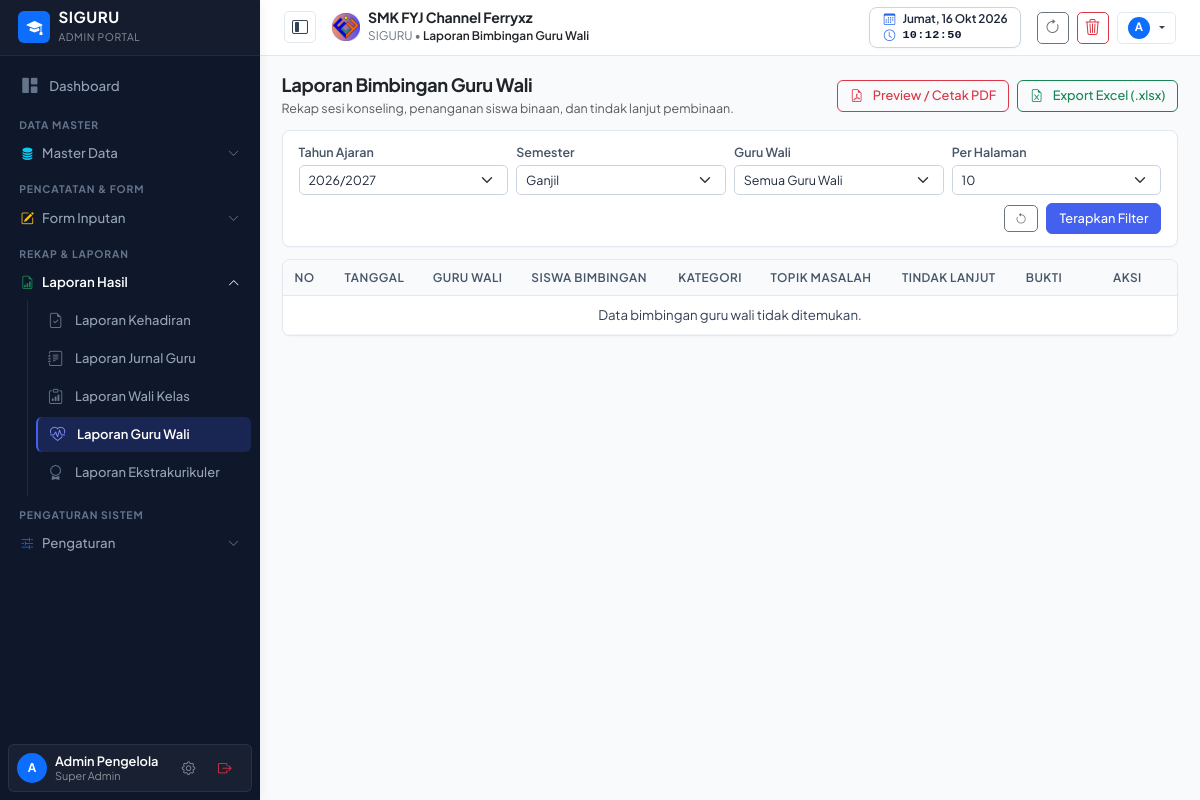
/laporan-guruwali.php (signed in), run on the app's committed database.
### tables this page shows
CREATE TABLE pengaturan (
    id INTEGER PRIMARY KEY AUTOINCREMENT,
    logo TEXT DEFAULT 'assets/images/logo.png',
    nama_sekolah TEXT DEFAULT 'SMK NEGERI 1 CONTOH',
    tahun_ajaran TEXT DEFAULT '2026/2027',
    semester TEXT DEFAULT 'Ganjil',
    kelas TEXT DEFAULT 'X RPL 1, X RPL 2, XI RPL 1, XI RPL 2, XII RPL 1, XII RPL 2',
    mata_pelajaran TEXT DEFAULT 'Matematika, Bahasa Indonesia, Pemrograman Web, Basis Data, Bahasa Inggris, PJOK, Pendidikan Agama',
    folder_jurnal TEXT,
    folder_foto TEXT,
    folder_guru_wali TEXT,
    folder_wali TEXT,
    folder_ekstra TEXT,
    link_db_absen TEXT,
    link_db_jurnal TEXT,
    link_db_guru_wali TEXT,
    link_db_wali TEXT,
    link_db_ekstra TEXT,
    list_ekstrakurikuler TEXT DEFAULT 'Pramuka, Paskibra, Futsal, Basket, Rohis, PMR, Desain Grafis, Robotik',
    kepala_sekolah TEXT DEFAULT 'Drs. H. Ahmad Fauzi, M.Pd.',
    nip_kepala_sekolah TEXT DEFAULT '19750815 199903 1 002'
, kop_surat TEXT DEFAULT 'assets/images/kop_surat.png', kop_size TEXT DEFAULT '90', kabupaten TEXT DEFAULT 'Klungkung', ttd_kepsek TEXT DEFAULT 'https://drive.google.com/thumbnail?id=1GUfUommgYjV-cnhU0tTB8kRJy8iXagkI', list_tahun_ajaran TEXT DEFAULT '["2025/2026", "2026/2027", "2027/2028"]');

### config/helper.php (called while the page is built, shortened)
<?php
require_once __DIR__ . '/auth.php';
function getSettings() {
    $pdo = getDBConnection();
    try {
        static $checkedMigration = false;
        if (!$checkedMigration) {
            $checkedMigration = true;
            if (DB_DRIVER === 'sqlite') {
                $cols = $pdo->query("PRAGMA table_info(pengaturan)")->fetchAll(PDO::FETCH_COLUMN, 1);
            } else {
                $cols = $pdo->query("SHOW COLUMNS FROM pengaturan LIKE 'list_tahun_ajaran'")->fetchAll();
                if (empty($cols)) {
                    $pdo->exec("ALTER TABLE pengaturan ADD COLUMN list_tahun_ajaran TEXT DEFAULT '[\"2025/2026\", \"2026/2027\", \"2027/2028\"]'");
                }
            }
        }
        $stmt = $pdo->query("SELECT * FROM pengaturan LIMIT 1");
        $res = $stmt->fetch();
        if ($res) {
            return $res;
        }
    } catch (Exception $e) {}
    return [
        'id' => 1,
        'logo' => 'assets/images/logo.png',
        'nama_sekolah' => 'SMK FYJ Channel Ferryxz',
        'tahun_ajaran' => '2026/2027',
        'list_tahun_ajaran' => json_encode(['2025/2026', '2026/2027', '2027/2028']),
        'semester' => 'Ganjil',
        'kelas' => 'XI DKV 1, XI DKV 2, XII DKV, X DKV',
        'mata_pelajaran' => '["Perangkat Lunak Desain", "Proses Produksi Desain", "Desain Breif", "Karya Desain", "Kreativitas, Inovasi, dan Kewirausahaan", "Seni Budaya", "Seni Rupa"]',
        'folder_jurnal' => 'https://drive.google.com/drive/folders/1g1iaALpfRo8oovkJNoPxy_MIDLv5axEB?usp=drive_link',
        'folder_foto' => 'https://drive.google.com/drive/folders/1PmA4EHMEVfgbup9ZJuBrIlFzg37gsQO3?usp=sharing',
        'folder_guru_wali' => 'https://drive.google.com/drive/folders/12RUHlItCa8smp58-aixHOTWHld21md9_?usp=drive_link',
        'folder_wali' => 'https://drive.google.com/drive/folders/1uNSsLv2rUUC1c_ykBhnkzQ7y43DRxaDj?usp=drive_link',
        'folder_ekstra' => 'https://drive.google.com/drive/folders/1Jf8BcS1jHO1wUYCzk6dQi9_sy7BRyroM?usp=drive_link',
        'link_db_absen' => '',
        'link_db_jurnal' => '',
        'link_db_guru_wali' => '',
        'link_db_wali' => '',
        'link_db_ekstra' => '',
        'list_ekstrakurikuler' => 'Pramuka, Paskibra, Futsal, Basket, Rohis, PMR, Desain Grafis, Robotik',
        'kepala_sekolah' => 'Drs. H. Ahmad Fauzi, M.Pd.',
        'nip_kepala_sekolah' => '19750815 199903 1 002',
        'kop_surat' => 'assets/images/kop_surat.png',
        'kop_size' => '90',
        'kabupaten' => 'Klungkung',
        'ttd_kepsek' => 'https://drive.google.com/thumbnail?id=1GUfUommgYjV-cnhU0tTB8kRJy8iXagkI'
    ];
}
$settings = getSettings();
function getDaftarTahunAjaran() {
    global $settings;
    $list = [];
    if (!empty($settings['list_tahun_ajaran'])) {
        $list = getListOptions($settings['list_tahun_ajaran']);
    }
    sort($list);
    return array_values(array_filter(array_unique($list)));
}
function getListOptions(string|array|null $stringOrJson): array {
    $str = trim((string)$stringOrJson);
    if ((strpos($str, '[') === 0 && substr($str, -1) === ']') || (strpos($str, '{') === 0 && substr($str, -1) === '}')) {
        $decoded = json_decode($str, true);
        if (is_array($decoded)) {
            $cleaned = array_values(array_filter(array_map('trim', $decoded), function($x) {
                return $x !== '' && $x !== '[]' && !in_array($x, ['«', '»', '&lt;', '&gt;', '<', '>']) && stripos($x, 'c_rgszSh') === false;
            }));
            return $cleaned;
        }
    }
    $reconstructed = [];
    return array_values(array_unique(array_filter($reconstructed)));
}

### config/auth.php (called while the page is built, shortened)
<?php
function isLoggedIn() {
    return isset($_SESSION['user_id']) && !empty($_SESSION['user_id']);
}
function currentUser() {
    return [
        'id' => $_SESSION['user_id'] ?? null,
        'username' => $_SESSION['username'] ?? '',
        'nama' => $_SESSION['nama'] ?? '',
        'nip' => $_SESSION['nip'] ?? '',
        'hak_akses' => $_SESSION['hak_akses'] ?? 'Pelihat',
        'foto' => $_SESSION['foto'] ?? ''
    ];
}
function isSuperAdmin() {
    $user = currentUser();
    $role = $user['hak_akses'] ?? '';
    if ($role === 'Super Admin' || $role === 'admin') return true;
    $roles = array_map('trim', explode(',', $role));
    return in_array('Super Admin', $roles) || in_array('admin', $roles);
}

### laporan-guruwali.php (the view, shortened to what this page needs)
<?php
require_once __DIR__ . '/config/auth.php';
require_once __DIR__ . '/config/helper.php';
$taList = getDaftarTahunAjaran();
$filterTA = $_GET['ta'] ?? $settings['tahun_ajaran'];
$filterSemester = $_GET['semester'] ?? $settings['semester'];
$currentUser = currentUser();
if (!isSuperAdmin() && !isPelihat()) {
    $filterGuru = $currentUser['nama'] ?? '';
} else {
    $filterGuru = $_GET['guru'] ?? '';
}
$pageTitle = 'Laporan Bimbingan Guru Wali';
require_once __DIR__ . '/views/header.php';
require_once __DIR__ . '/views/sidebar.php';
$rawLimit = isset($_GET['limit']) ? (int)$_GET['limit'] : 10;
$limit = in_array($rawLimit, [10, 20, 50, 100, 250, 500]) ? $rawLimit : 10;
$page = max(1, (int)($_GET['page'] ?? 1));
$offset = ($page - 1) * $limit;
$whereClauses = ["tahun_ajaran = ?", "semester = ?"];
$params = [$filterTA, $filterSemester];
$sqlWhere = "WHERE " . implode(" AND ", $whereClauses);
$stmt = $pdo->prepare("SELECT * FROM hasil_guru_wali $sqlWhere ORDER BY tanggal DESC, id DESC LIMIT $limit OFFSET $offset");
$stmt->execute($params);
$gwRows = $stmt->fetchAll();
$printUrl = 'print-laporan.php?' . http_build_query([
    'type' => 'guruwali',
    'ta' => $filterTA,
    'semester' => $filterSemester,
    'guru' => $filterGuru
]);
?>
<main class="content-wrapper">
    <div class="d-flex flex-wrap align-items-center justify-content-between mb-4">
        <div>
            <h4 class="fw-bold text-dark mb-1">Laporan Bimbingan Guru Wali</h4>
            <p class="text-muted small mb-0">Rekap sesi konseling, penanganan siswa binaan, dan tindak lanjut pembinaan.</p>
        </div>
        <div class="d-flex gap-2 mt-2 mt-md-0">
            <a href="<?= $printUrl ?>" target="_blank" class="btn btn-outline-danger rounded-pill px-3 btn-sm">
                <i class="bi bi-file-earmark-pdf me-1"></i> Preview / Cetak PDF
            </a>
            <a href="?<?= http_build_query(array_merge($_GET, ['export' => 'xlsx'])) ?>" class="btn btn-outline-success rounded-pill px-3 btn-sm">
                <i class="bi bi-file-earmark-excel me-1"></i> Export Excel (.xlsx)
            </a>
        </div>
    </div>
    <div class="card card-table p-3 mb-4">
        <form method="GET" class="row g-2 align-items-center">
            <div class="col-md-3 col-6">
                <label class="form-label small text-muted mb-0">Tahun Ajaran</label>
                <select name="ta" class="form-select form-select-sm">
                    <?php foreach ($taList as $taOpt): ?>
                        <option value="<?= htmlspecialchars($taOpt) ?>" <?= $filterTA === $taOpt ? 'selected' : '' ?>>
                            <?= htmlspecialchars($taOpt) ?>
                        </option>
                    <?php endforeach; ?>
                </select>
            </div>
            <div class="col-md-3 col-6">
                <label class="form-label small text-muted mb-0">Semester</label>
                <select name="semester" class="form-select form-select-sm">
                    <option value="Ganjil" <?= $filterSemester === 'Ganjil' ? 'selected' : '' ?>>Ganjil</option>
                </select>
            </div>
            <div class="col-md-3 col-6">
                <label class="form-label small text-muted mb-0">Guru Wali</label>
                <?php if (isSuperAdmin() || isPelihat()): ?>
                    <select name="guru" class="form-select form-select-sm">
                        <option value="">Semua Guru Wali</option>
                    </select>
                <?php endif; ?>
            </div>
            <div class="col-md-3 col-6">
                <label class="form-label small text-muted mb-0">Per Halaman</label>
                <select name="limit" class="form-select form-select-sm">
                    <?php foreach ([10, 20, 50, 100, 250, 500] as $opt): ?>
                        <option value="<?= $opt ?>" <?= $limit == $opt ? 'selected' : '' ?>><?= $opt ?></option>
                    <?php endforeach; ?>
                </select>
            </div>
            <div class="col-12 text-end mt-2 d-flex justify-content-end align-items-center gap-2">
                <a href="laporan-guruwali.php" class="btn btn-outline-secondary btn-sm rounded-circle p-1 px-2" title="Reset Filter">
                    <i class="bi bi-arrow-counterclockwise"></i>
                </a>
                <button type="submit" class="btn btn-primary btn-sm rounded-pill px-4">Terapkan Filter</button>
            </div>
        </form>
    </div>
    <div class="card card-table overflow-hidden">
        <div class="table-responsive">
            <table class="table table-custom align-middle mb-0">
                <thead>
                    <tr>
                        <th style="width: 50px;">No</th>
                        <th>Tanggal</th>
                        <th>Guru Wali</th>
                        <th>Siswa Bimbingan</th>
                        <th>Kategori</th>
                        <th>Topik Masalah</th>
                        <th>Tindak Lanjut</th>
                        <th>Bukti</th>
                        <th style="width: 100px;" class="text-center">Aksi</th>
                    </tr>
                </thead>
                <tbody>
                    <?php if (empty($gwRows)): ?>
                        <tr>
                            <td colspan="9" class="text-center text-muted py-4">Data bimbingan guru wali tidak ditemukan.</td>
                        </tr>
                        <?php endif; ?>
                </tbody>
            </table>
        </div>
    </div>
</main>
<?php require_once __DIR__ . '/views/footer.php'; ?>

### views/header.php (shortened to what this page needs)
<?php
require_once __DIR__ . '/../config/auth.php';
require_once __DIR__ . '/../config/helper.php';
$user = currentUser();
$settings = getSettings();
?>
<!DOCTYPE html>
<html lang="id">
<head>
    <link href="https://cdn.jsdelivr.net/npm/bootstrap@5.3.2/dist/css/bootstrap.min.css" rel="stylesheet">
    <link rel="stylesheet" href="https://cdn.jsdelivr.net/npm/bootstrap-icons@1.11.3/font/bootstrap-icons.min.css">
    <link rel="stylesheet" href="https://cdnjs.cloudflare.com/ajax/libs/font-awesome/6.5.1/css/all.min.css">
    <link rel="stylesheet" href="assets/css/style.css?v=<?= time() ?>">
</head>
<body>
<header class="main-header d-flex align-items-center justify-content-between px-3 px-md-4">
    <div class="d-flex align-items-center gap-2 gap-md-3">
        <button id="btnToggleSidebar" class="btn btn-light btn-sm border shadow-xs d-flex align-items-center justify-content-center text-dark" style="width: 32px; height: 32px; border-radius: 6px;" title="Sembunyikan / Tampilkan Menu">
            <i class="bi bi-layout-sidebar-inset fs-6"></i>
        </button>
        <div class="d-flex align-items-center gap-2">
            <img src="<?= htmlspecialchars($settings['logo'] ?? 'assets/images/logo.png') ?>" alt="Logo" class="rounded" style="height: 28px; width: 28px; object-fit: contain;">
            <div>
                <span class="d-none d-md-block fw-bold text-dark mb-0" style="font-size: 0.88rem; line-height: 1.15; letter-spacing: -0.01em;">
                    <?= htmlspecialchars($settings['nama_sekolah'] ?? 'SMK FYJ Channel Ferryxz') ?>
                </span>
                <span class="text-secondary small" style="line-height: 1.1; font-size: 0.74rem;">
                    SIGURU &bull; <span class="fw-semibold text-dark"><?= htmlspecialchars($pageTitle ?? 'Dashboard') ?></span>
                </span>
            </div>
        </div>
    </div>
    <div class="d-flex align-items-center gap-2">
        <div class="d-none d-md-flex header-clock-widget" title="Tanggal & Waktu Perangkat Anda">
            <div class="clock-row">
                <i class="bi bi-calendar3"></i>
                <span id="headerDeviceDate" class="clock-date"></span>
            </div>
            <div class="clock-row" style="margin-top: 1px;">
                <i class="bi bi-clock"></i>
                <span id="headerDeviceTime" class="clock-time"></span>
            </div>
        </div>
        <button type="button" id="btnRefreshApp" class="btn btn-outline-secondary btn-sm shadow-xs d-flex align-items-center justify-content-center" style="width: 32px; height: 32px; border-radius: 6px; padding: 0;" title="Muat Ulang Halaman (Refresh)">
            <i class="bi bi-arrow-clockwise fs-6" id="iconRefresh"></i>
        </button>
        <button type="button" id="btnClearCache" class="btn btn-outline-danger btn-sm shadow-xs d-flex align-items-center justify-content-center" style="width: 32px; height: 32px; border-radius: 6px; padding: 0;" title="Hapus Cache Browser & Memori">
            <i class="bi bi-trash3 fs-6" id="iconClearCache"></i>
        </button>
        <div class="dropdown">
            <button class="btn btn-light btn-sm border px-2 py-1 d-flex align-items-center gap-1.5 dropdown-toggle shadow-xs" style="height: 32px; border-radius: 6px;" data-bs-toggle="dropdown" title="Akun: <?= htmlspecialchars($user['nama']) ?> (<?= htmlspecialchars($user['hak_akses']) ?>)">
                <?php if (!empty($user['foto'])): ?>
                    <img src="<?= htmlspecialchars(formatPhotoUrl($user['foto'])) ?>" alt="Avatar" class="rounded-circle" style="width: 22px; height: 22px; object-fit: cover; border: 1px solid #cbd5e1;">
                <?php else: ?>
                    <div class="rounded-circle bg-primary text-white d-flex align-items-center justify-content-center fw-bold" style="width: 22px; height: 22px; font-size: 0.72rem;">
                        <?= strtoupper(substr($user['nama'] ?: 'U', 0, 1)) ?>
                    </div>
                <?php endif; ?>
            </button>
        </div>
    </div>
</header>

### data on the page
pengaturan: logo (picture), nama_sekolah "SMK FYJ Channel Ferryxz", ta "2026/2027", semester "Ganjil"

### other printed values
$pageTitle "Laporan Bimbingan Guru Wali"
substr($user['nama'] ?: 'U', 0, 1) "A"
substr($currentUserData['nama'] ?? 'U', 0, 1) "A"
$currentUserData['nama'] "Admin Pengelola"
$currentUserData['hak_akses'] "Super Admin"
form field limit "10"
